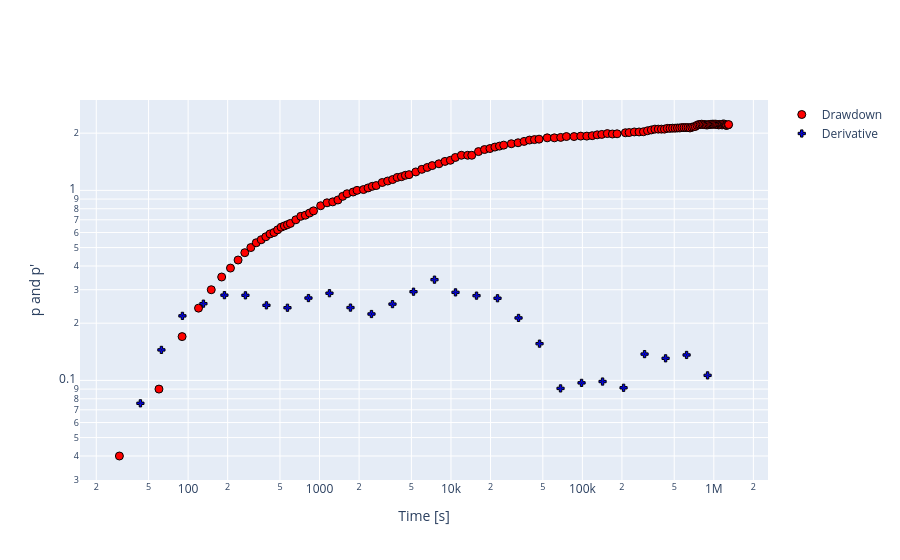

Notebook code for this chart:
### Markdown cell above
## Load the data

The diagnostic plot shows a behavior that indicates a possible constant head boundary effect.

### Code cell
data = pd.read_csv('../data/thc_ds1.txt', header=None,sep=" ",names=['t','s'], dtype={'t': 'float64', 's': 'float64'})
test = ht.preprocessing(data)
test.diagnostic()

### Figure 1 — Plotly figure (JSON) as saved in the notebook; plotly's stock layout.template omitted (floating-point values rounded to 4 significant figures; data arrays with more than 128 entries replaced by an {"elided": "..."} marker saying what was removed)
{"data": [{"marker": {"color": "Red", "line": {"color": "Black", "width": 1}, "size": 8}, "mode": "markers", "name": "Drawdown", "type": "scatter", "x": {"elided": "132 float values"}, "y": {"elided": "132 float values"}}, {"marker": {"color": "Blue", "line": {"color": "Black", "width": 1}, "size": 6, "symbol": 203}, "mode": "markers", "name": "Derivative", "type": "scatter", "x": [43.35, 62.63, 90.5, 130.8, 188.9, 273.0, 394.5, 570.0, 823.6, 1190.0, 1720.0, 2485.0, 3590.0, 5187.0, 7495.0, 10830.0, 15650.0, 22610.0, 32670.0, 47210.0, 68210.0, 98560.0, 142400.0, 205800.0, 297300.0, 429600.0, 620700.0, 896900.0], "y": [0.07574, 0.1447, 0.2185, 0.2534, 0.2809, 0.2804, 0.2484, 0.2411, 0.2712, 0.2876, 0.2416, 0.2235, 0.2521, 0.2929, 0.339, 0.2905, 0.2793, 0.2706, 0.2131, 0.156, 0.09073, 0.09704, 0.09862, 0.09143, 0.1375, 0.1307, 0.1361, 0.1063]}], "layout": {"xaxis": {"title": {"text": "Time [s]"}, "type": "log"}, "yaxis": {"title": {"text": "p and p'"}, "type": "log"}}}
